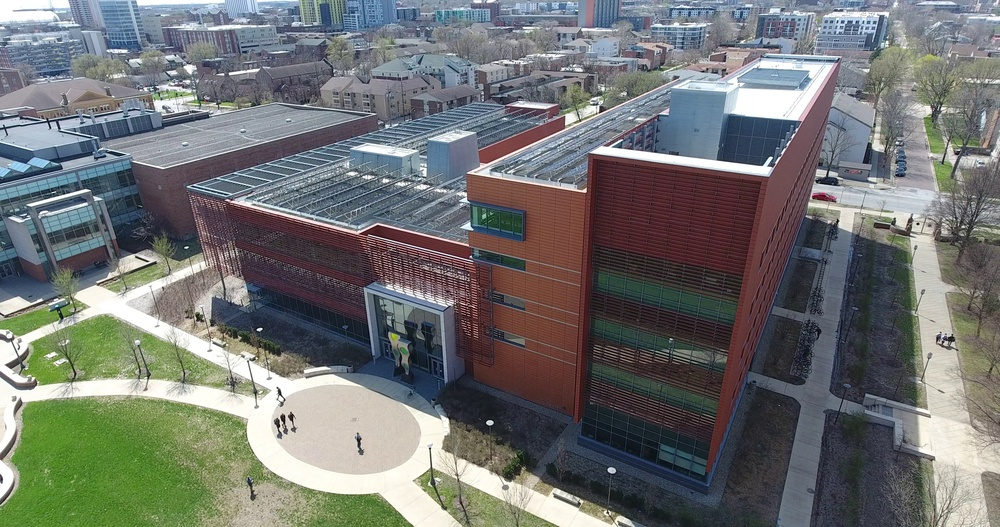
#> input picture MP3/Q3/eceb.jpg, 1000 x 527 px, shrunk from 4096 x 2160 before the run
$ jupyter execute Q3_starter.ipynb   (shell and % lines are left out)
#> lines starting #> are read from the running program, lines starting #| are printed output that depends on the picture; long printed decimals are rounded
# Single-View Geometry (Python)

## Usage
This code snippet provides an overall code structure and some interactive plot interfaces for the *Single-View Geometry* section of Assignment 3. In [main function](#Main-function), we outline the required functionalities step by step. Some of the functions which involves interactive plots are already provided, but [the rest](#Your-implementation) are left for you to implement.

## Package installation
- You will need [GUI backend](https://matplotlib.org/faq/usage_faq.html#what-is-a-backend) to enable interactive plots in `matplotlib`.
- In this code, we use `tkinter` package. Installation instruction can be found [here](https://anaconda.org/anaconda/tk).

# Common imports

[cell 1]
import matplotlib.pyplot as plt
import numpy as np
import cv2
import os

from PIL import Image
import pickle

# Provided functions

[cell 2]
# [51 lines left out: function get_input_lines, not called in this run]

[cell 3]
def plot_lines_and_vp(ax, im, lines, vp):
    """
    Plots user-input lines and the calculated vanishing point.
    Inputs:
        im: np.ndarray of shape (height, width, 3)
        lines: np.ndarray of shape (3, n)
            where each column denotes the parameters of the line equation
        vp: np.ndarray of shape (3, )
    """
    bx1 = min(1, vp[0] / vp[2]) - 10
    bx2 = max(im.shape[1], vp[0] / vp[2]) + 10
    by1 = min(1, vp[1] / vp[2]) - 10
    by2 = max(im.shape[0], vp[1] / vp[2]) + 10

    ax.imshow(im)
    for i in range(lines.shape[1]):
        if lines[0, i] < lines[1, i]:
            pt1 = np.cross(np.array([1, 0, -bx1]), lines[:, i])
            pt2 = np.cross(np.array([1, 0, -bx2]), lines[:, i])
        else:
            pt1 = np.cross(np.array([0, 1, -by1]), lines[:, i])
            pt2 = np.cross(np.array([0, 1, -by2]), lines[:, i])
        pt1 = pt1 / pt1[2]
        pt2 = pt2 / pt2[2]
        ax.plot([pt1[0], pt2[0]], [pt1[1], pt2[1]], 'g')

    ax.plot(vp[0] / vp[2], vp[1] / vp[2], 'ro')
    ax.set_xlim([bx1, bx2])
    ax.set_ylim([by2, by1])

# Your implementation

[cell 4]
def get_vanishing_point(lines):
    """
    Solves for the vanishing point using the user-input lines.
    Inputs:
        lines: np.ndarray of shape (3, N)
            where each column denotes the parameters of the line equation (i.e. coefficients in $ax + by + c = 0$)
    Returns:
        vp: np.ndarray of shape (3, )
            where the 2d vanishing point in homogeneous coordinate obtained by least-square solution among N lines
    """
    _, N = lines.shape

    A = np.empty((N, 3))
    for i in range(N):
        A[i, :] = lines[:, i]

    U, S, V = np.linalg.svd(A)
    vp = np.reshape(V[-1, :], (3,))

    vp /= vp[-1]

    return vp

[cell 5]
def get_horizon_line(horizontal_vp0, horizontal_vp1):
    """
    Calculates the ground horizon line.
    Inputs:
        horizontal_vp0: np.ndarray of shape (3, )
            where one horizontal 2d vanishing point in homogeneous coordinate
        horizontal_vp1: np.ndarray of shape (3, )
            where the other horizontal 2d vanishing point in homogeneous coordinate
    Returns:
        horizontal_line: np.ndarray of shape (3, )
            where the coefficients of 2d horizontal line equation ax + by + c = 0
            with a constraint that a**2 + b**2 = 1
    """
    # normalize 2d vanishing points
    horizontal_vp0 /= horizontal_vp0[-1]
    horizontal_vp1 /= horizontal_vp1[-1]

    # construct ax + by + c = 0 where coefficients are not normalized
    x0, y0 = horizontal_vp0[:-1]
    x1, y1 = horizontal_vp1[:-1]
    horizontal_line = np.array([(y1 - y0), -(x1 - x0), -x0*y1 + x1*y0])

    # force ax + by + c = 0 where a**2 + b**2 = 1
    horizontal_line /= np.linalg.norm(horizontal_line[:-1])

    return horizontal_line

[cell 6]
def plot_horizon_line(ax, im, horizontal_line, pt1=None, pt2=None):
    """
    Plots the horizon line.
    Inputs:
        ax: pyplot axis
        im: np.ndarray of shape (height, width, 3)
        horizontal_line: np.ndarray of shape (3, )
            where the coefficients of 2d horizontal line equation ax + by + c = 0
            which satisfies a**2 + b**2 = 1
        pt1 (optional): np.ndarray of shape (3, )
            where one horizontal 2d vanishing point in homogeneous coordinate
        pt2 (optional): np.ndarray of shape (3, )
            where the other horizontal 2d vanishing point in homogeneous coordinate
    Returns:
    """
    # normalize horizontal_line
    horizontal_line /= np.linalg.norm(horizontal_line[:-1])

    ax.imshow(im)

    if (pt1 is None) or (pt2 is None):
        # if two horizontal vanishing points are not given,
        # pt1 for x-intercept and pt2 for y-intercept
        pt1 = np.array([-horizontal_line[2]/horizontal_line[0], 0, 1])
        pt2 = np.array([0, -horizontal_line[2]/horizontal_line[1], 1])
    else:
        # else, normalize them
        pt1 /= pt1[-1]
        pt2 /= pt2[-1]

    # plot horizontal line
    ax.plot([pt1[0], pt2[0]], [pt1[1], pt2[1]], 'g')

    # plot vanishing points or intercepts
    ax.plot(pt1[0], pt1[1], 'ro')
    ax.plot(pt2[0], pt2[1], 'ro')

[cell 7]
def get_camera_parameters(vpt_x, vpt_y, vpt_z):
    """
    Computes the camera parameters. Hint: The SymPy package is suitable for this.
    Inputs:
        vpt_x: np.ndarray of shape (3, )
            where horizontal vanishing point toward right in 2d homogeneous coordinate
        vpt_y: np.ndarray of shape (3, )
            where vertical vanishing point downward in 2d homogeneous coordinate
        vpt_z: np.ndarray of shape (3, )
            where horizontal vanishing point toward left in 2d homogeneous coordinate
    Returns:
        f: focal length
        u: principal point along horizontal axis
        v: principal point along vertical axis
        K: np.ndarray of shape (3, 3)
    """
    from sympy import symbols, Matrix, solve, Eq
    f_sym, u_sym, v_sym = symbols('f, u, v')
    K_sym = Matrix([[f_sym,0,u_sym], [0,f_sym,v_sym], [0,0,1]])

    V_left  = np.vstack([vpt_x, vpt_y, vpt_z]).T
    V_right = np.vstack([vpt_y, vpt_z, vpt_x]).T

    res = V_left.T * K_sym.inv().T * K_sym.inv() * V_right

    eq0 = Eq(res[0,0], 0)
    eq1 = Eq(res[1,1], 0)
    eq2 = Eq(res[2,2], 0)

    sol = solve([eq0, eq1, eq2], (f_sym, u_sym, v_sym))
    f = abs(sol[0][0])
    u = sol[0][1]
    v = sol[0][2]
    K = np.array([[f,0,u], [0,f,v], [0,0,1]], dtype='float')

    return f, u, v, K

[cell 8]
def get_rotation_matrix(vpt_x, vpt_y, vpt_z, K):
    """
    Computes the rotation matrix using the camera parameters.
    Inputs:
        vpt_x: np.ndarray of shape (3, )
            where horizontal vanishing point toward right in 2d homogeneous coordinate
        vpt_y: np.ndarray of shape (3, )
            where vertical vanishing point downward in 2d homogeneous coordinate
        vpt_z: np.ndarray of shape (3, )
            where horizontal vanishing point toward left in 2d homogeneous coordinate
        K: np.ndarray of shape (3, 3)
    Returns:
        R: np.ndarray of shape (3, 3)
            rotation matrix, whose column vectors' norms are equal to 1
    """
    # calculate unnormalized rotation matrix
    r1_raw = np.linalg.inv(K) @ vpt_x[:,np.newaxis]
    r2_raw = np.linalg.inv(K) @ vpt_y[:,np.newaxis]
    r3_raw = np.linalg.inv(K) @ vpt_z[:,np.newaxis]

    # normalize columnwise
    r1 = r1_raw / np.linalg.norm(r1_raw)
    r2 = r2_raw / np.linalg.norm(r2_raw)
    r3 = r3_raw / np.linalg.norm(r3_raw)

    R = np.hstack([r1,r2,r3])

    return R

# Main function

[cell 9]
im = np.asarray(Image.open('./eceb.jpg'))
#> im is the input picture: shape (527, 1000, 3); mean R, G, B 112.6, 114.9, 113.2

# Also loads the vanishing line data if it exists in data.pickle file.
# data.pickle is written using snippet in the next cell.
if os.path.exists('./data.pickle'):
    with open('./data.pickle', 'rb') as f:
#> (reads MP3/Q3/data.pickle from the repository)
        all_n, all_lines, all_centers = pickle.load(f)
    num_vpts = 3

[cell 10]
# Click and save the line data for vanishing points. This snippet
# opens up an interface for selecting points and writes them to
# data.pickle file. The file is over-written.

# num_vpts = 3
# all_n, all_lines, all_centers = [], [], []
#
# for i in range(num_vpts):
#     print(f'Getting vanishing point {i}')
#
#     # Get at least three lines from user input
#     n_i, lines_i, centers_i = get_input_lines(im)
#     all_n.append(n_i)
#     all_lines.append(lines_i)
#     all_centers.append(centers_i)
#
# with open('data.pickle', 'wb') as f:
#     pickle.dump([all_n, all_lines, all_centers], f)

[cell 11]
# Part (1)
# Computing vanishing points for each of the directions
vpts = np.zeros((3, num_vpts))

for i in range(num_vpts):
    fig = plt.figure(); ax = fig.gca()

    # <YOUR CODE> Solve for vanishing point
    vpts[:, i] = get_vanishing_point(all_lines[i])
    print(f"vanishing point {i}: ", vpts[:2, i])

    # Plot the lines and the vanishing point
    plot_lines_and_vp(ax, im, all_lines[i], vpts[:, i])
    fig.savefig('Q3_vp{:d}.pdf'.format(i), bbox_inches='tight')
    fig.savefig('Q3_vp{:d}.jpg'.format(i))
#> this loop made 3 passes
#> (bx1 in plot_lines_and_vp, bx2 in plot_lines_and_vp, by1 in plot_lines_and_vp, by2 in plot_lines_and_vp) on passes 1 to 3: (-1920.8, 1010, -9, 537), (-9, 3689.7, -115.8, 537), (-9, 2185.8, -9, 5646.7)
#> pass 1, `fig.savefig('Q3_vp{:d}.pdf'.format(i), bbox_inches='tight')`:
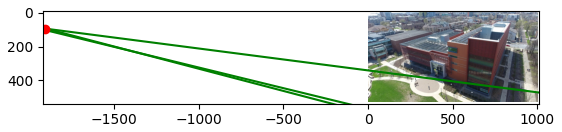
#> figure drawn by matplotlib, 1 panel
#> pass 2, `fig.savefig('Q3_vp{:d}.pdf'.format(i), bbox_inches='tight')`:
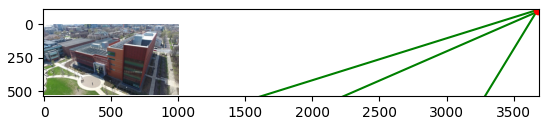
#> figure drawn by matplotlib, 1 panel
#> after the loop, vpts = [[-1910.8, 3679.7, 2175.8], [93.81, -105.8, 5636.7], [1, 1, 1]]
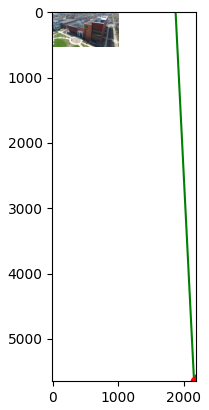
#> figure drawn by matplotlib, 1 panel

[cell 12]
# Part (2) Computing and plotting the horizon
# <YOUR CODE> Get the ground horizon line
horizon_line = get_horizon_line(vpts[:, 0], vpts[:, 1])
#> in get_horizon_line, `horizontal_vp0 /= horizontal_vp0[-1]`: horizontal_vp0 = [-1910.8, 93.81, 1]
#> in get_horizon_line, `horizontal_vp1 /= horizontal_vp1[-1]`: horizontal_vp1 = [3679.7, -105.8, 1]
#> in get_horizon_line, `x0, y0 = horizontal_vp0[:-1]`: x0 = -1910.8; y0 = 93.81
#> in get_horizon_line, `x1, y1 = horizontal_vp1[:-1]`: x1 = 3679.7; y1 = -105.8
#> in get_horizon_line, `horizontal_line = np.array([(y1 - y0), -(x1 - x0), -x0*y1 + x1*y0])`: horizontal_line = [-199.7, -5590.5, 142945.9]
#> in get_horizon_line, `horizontal_line /= np.linalg.norm(horizontal_line[:-1])`: horizontal_line = [-0.0357, -0.999, 25.55]
#> horizon_line = [-0.0357, -0.999, 25.55]
print("horizontal line: ", horizon_line)
#| horizontal line:  [-0.03569 -0.9994 25.553]

# <YOUR CODE> Plot the ground horizon line
fig = plt.figure(); ax = fig.gca()
plot_horizon_line(ax, im, horizon_line, pt1=vpts[:, 0], pt2=vpts[:, 1])
#> in plot_horizon_line, `pt1 /= pt1[-1]`: pt1 = [-1910.8, 93.81, 1]
#> in plot_horizon_line, `pt2 /= pt2[-1]`: pt2 = [3679.7, -105.8, 1]
fig.savefig('Q3_horizon.pdf', bbox_inches='tight')
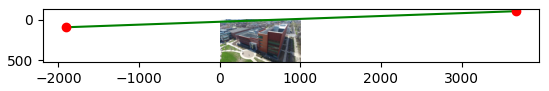
#> figure drawn by matplotlib, 1 panel
fig.savefig('Q3_horizon.jpg')

[cell 13]
# Part (3) Computing Camera Parameters
# <YOUR CODE> Solve for the camera parameters (f, u, v)
f, u, v, K = get_camera_parameters(vpt_x=vpts[:,1], vpt_y=vpts[:,2], vpt_z=vpts[:,0])
#> in get_camera_parameters, `V_left  = np.vstack([vpt_x, vpt_y, vpt_z]).T`: V_left = [[3679.7, 2175.8, -1910.8], [-105.8, 5636.7, 93.81], [1, 1, 1]]
#> in get_camera_parameters, `V_right = np.vstack([vpt_y, vpt_z, vpt_x]).T`: V_right = [[2175.8, -1910.8, 3679.7], [5636.7, 93.81, -105.8], [1, 1, 1]]
#> in get_camera_parameters, `sol = solve([eq0, eq1, eq2], (f_sym, u_sym, v_sym))`: sol = 2 items
#> in get_camera_parameters, `K = np.array([[f,0,u], [0,f,v], [0,0,1]], dtype='float')`: K = [[2296.6, 0, 2014.6], [0, 2296.6, 1121.8], [0, 0, 1]]
print(f'f: {f:.2f}, u: {u:.2f}, v: {v:.2f}')
#| f: 2296.55, u: 2014.58, v: 1121.78
print('K: \n', K)
#| K:
#|  [[2.29655057e+03 0.00000000e+00 2.01457715e+03]
#|  [0.00000000e+00 2.29655057e+03 1.12177522e+03]
#|  [0.00000000e+00 0.00000000e+00 1.00000000e+00]]

# sanity check for whether the estimated intrinsic parameters are valid; the matrix multiplication should be minimized as much as possible
K_invT_K_inv = np.array([[f**(-2), 0, -u/f**2],
                          [0, f**(-2), -v/f**2],
                          [-u/f**2, -v/f**2, 1 + u**2/f**2 + v**2/f**2]])
print('test 1: ', vpts[:,0][np.newaxis, :] @ K_invT_K_inv @ vpts[:,1])
#| test 1:  [3.10862446895044e-15]
print('test 2: ', vpts[:,1][np.newaxis, :] @ K_invT_K_inv @ vpts[:,2])
#| test 2:  [1.44328993201270e-15]
print('test 3: ', vpts[:,2][np.newaxis, :] @ K_invT_K_inv @ vpts[:,0])
#| test 3:  [-1.71390679426509e-15]

[cell 14]
# Part (4) Computing Rotation Matrices
# <YOUR CODE> Solve for the rotation matrix
R = get_rotation_matrix(vpt_x=vpts[:,1], vpt_y=vpts[:,2], vpt_z=vpts[:,0], K=K)
#> in get_rotation_matrix, `r1_raw = np.linalg.inv(K) @ vpt_x[:,np.newaxis]`: r1_raw = [0.725, -0.535, 1]
#> in get_rotation_matrix, `r2_raw = np.linalg.inv(K) @ vpt_y[:,np.newaxis]`: r2_raw = [0.0702, 1.97, 1]
#> in get_rotation_matrix, `r3_raw = np.linalg.inv(K) @ vpt_z[:,np.newaxis]`: r3_raw = [-1.71, -0.448, 1]
#> in get_rotation_matrix, `r1 = r1_raw / np.linalg.norm(r1_raw)`: r1 = [0.539, -0.397, 0.743]
#> in get_rotation_matrix, `r2 = r2_raw / np.linalg.norm(r2_raw)`: r2 = [0.0318, 0.891, 0.453]
#> in get_rotation_matrix, `r3 = r3_raw / np.linalg.norm(r3_raw)`: r3 = [-0.842, -0.22, 0.493]
#> in get_rotation_matrix, `R = np.hstack([r1,r2,r3])`: R = [[0.539, 0.0318, -0.842], [-0.397, 0.891, -0.22], [0.743, 0.453, 0.493]]
print('R: \n', R)
#| R:
#|  [[ 0.5387  0.03182   -0.8419]
#|  [-0.3972  0.8909 -0.2205]
#|  [ 0.743   0.4531  0.4926]]

# sanity check for whether R is orthonormal
def isRotationMatrix(M, eps=0.01):
    I = np.identity(M.shape[0])
    if np.all(np.around(M @ M.T) == I) and (np.linalg.det(M)-1 < eps):
        print('R is a rotation matrix.')
        return True
    else:
        print('R is not a rotation matrix.')
        return False

isRotationMatrix(R)
#> Out = True
